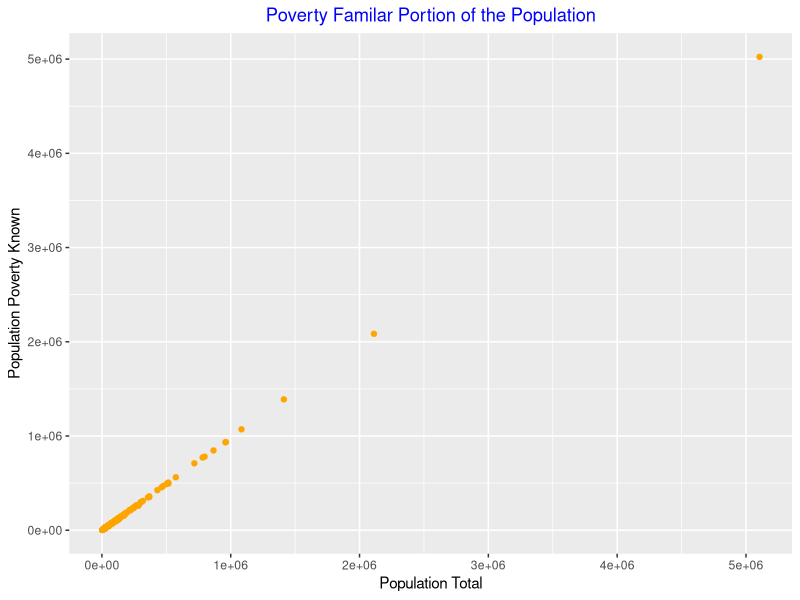
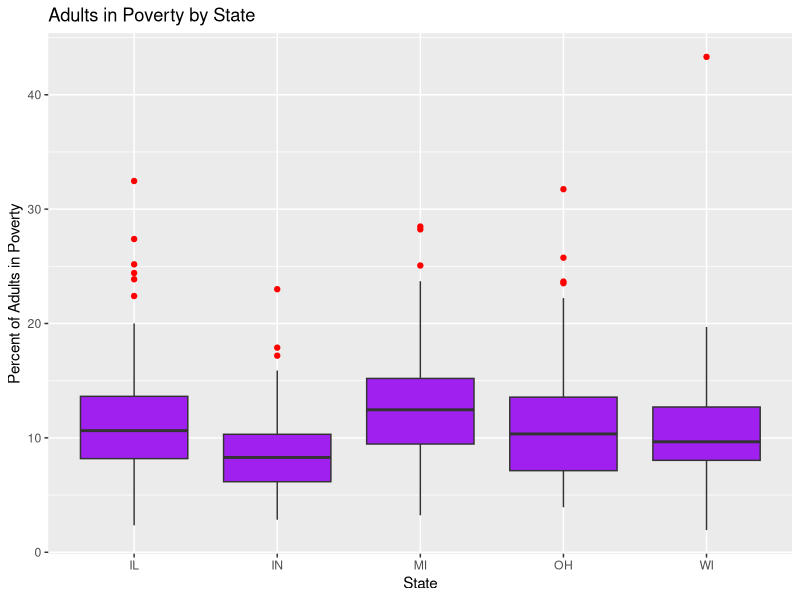
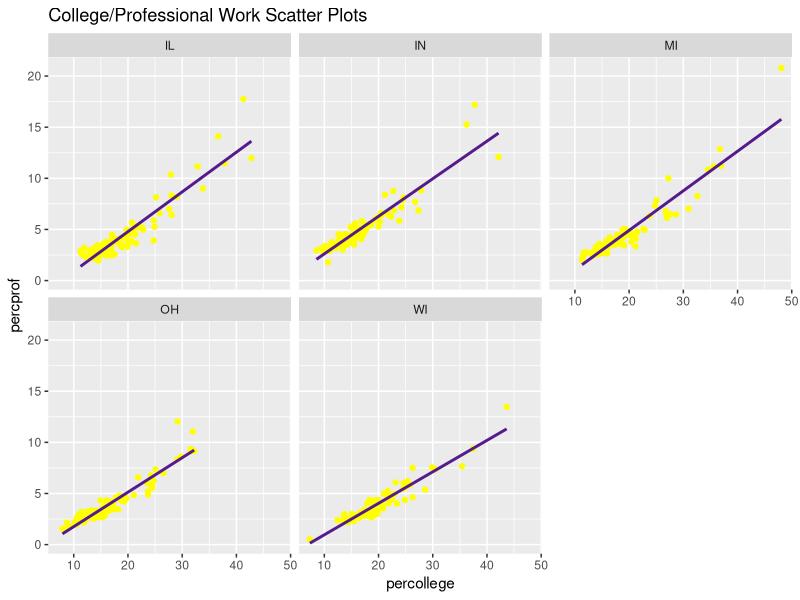
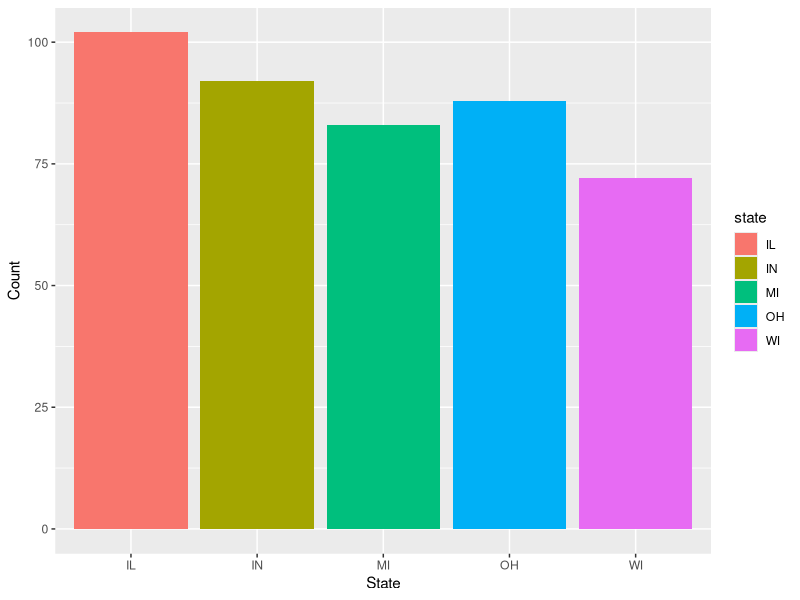

The R script that drew these images, in order:
## ---- chunk 1
library(tidyverse)
## ---- chunk 2
midwest_q1 <- midwest%>%
  filter(state == "OH")%>%
  print(n=5)
## ---- chunk 3
write.csv(midwest_q1, "filtered_midwest_data.csv", row.names = FALSE)
## ---- chunk 4
midwest_q2 <- midwest%>%
  filter(popwhite >= 50000) %>% 
  filter(popwhite <= 90000) %>% 
  filter(state == "IN") %>% 
  print(n=10) 
## ---- chunk 5
write.csv(midwest_q2, "filtered_midwest_data.csv", row.names = FALSE)
## ---- chunk 6
midwest_q3 <- midwest %>% 
  select(state, county, poptotal, popamerindian, percamerindan) %>% 
  filter(state == "IN") %>% 
  arrange(desc(popamerindian)) %>% 
  print(n=20) 
## ---- chunk 7
midwest_q4 <- midwest %>% 
  select(state, county, poppovertyknown, percprof) %>% 
  filter(state == "MI") %>% 
  filter(poppovertyknown > 10000) %>%
  filter(percprof > 10)

midwest_q4
  
## ---- chunk 8
midwest %>% 
  select(state, county, poppovertyknown) %>%
  group_by(state) %>% 
  summarize("Mean Poverty" = mean(poppovertyknown , na.rm = TRUE)) 
## ---- chunk 9
ggplot(data = midwest) +
  geom_point(mapping = aes(x=poptotal, y=poppovertyknown), color = "orange") +
  xlab("Population Total") +
  ylab("Population Poverty Known") +
  ggtitle("Poverty Familar Portion of the Population") +
  theme(plot.title = element_text(hjust = 0.5, color ="blue"))
## ---- chunk 10
ggplot(data = midwest)  +
  geom_boxplot(mapping = aes(x = state, y = percadultpoverty), 
               fill = "purple", outlier.color = "red") +
  xlab("State") +
  ylab("Percent of Adults in Poverty") +
  ggtitle("Adults in Poverty by State")

## ---- chunk 11
ggplot(data = midwest, aes(x = percollege, y = percprof)) +
  geom_point(color = "yellow") +
  geom_smooth(method = "lm", se = FALSE, color = "purple4") +
  facet_wrap(~state) +
  labs(title = "College/Professional Work Scatter Plots")
## ---- chunk 12
ggplot(data = midwest, aes(x = state, fill = state)) +
  geom_bar() +
  xlab("State") +
  ylab("Count") 
## ---- chunk 13
max_count_state <- names(which.max(table(midwest$state)))
max_count_state
## ---- chunk 14
cylindercalc <- function(radius, height) {
  volume = pi * radius^2 * height
  surface_a = 2 * (pi * radius * height + pi * radius^2)
  return(list(volume = volume, surface_a = surface_a))
}

result <- cylindercalc(radius = 5, height = 10)
print(result)
## ---- chunk 15
result <- cylindercalc(radius = 5, height = 10)

cat("For a cylinder with radius 5 and height 10, the volume is", result$volume, "cubic units and the surface area is",result$surface_a, "square units.")

